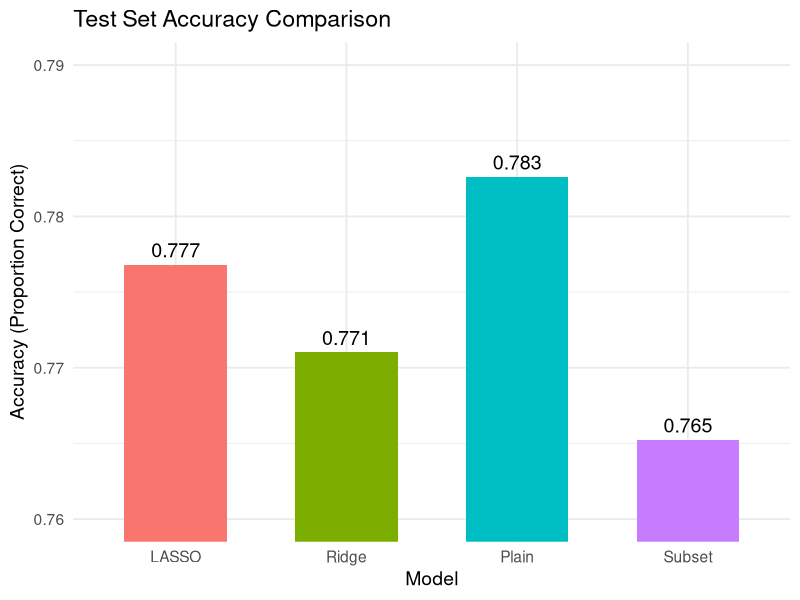
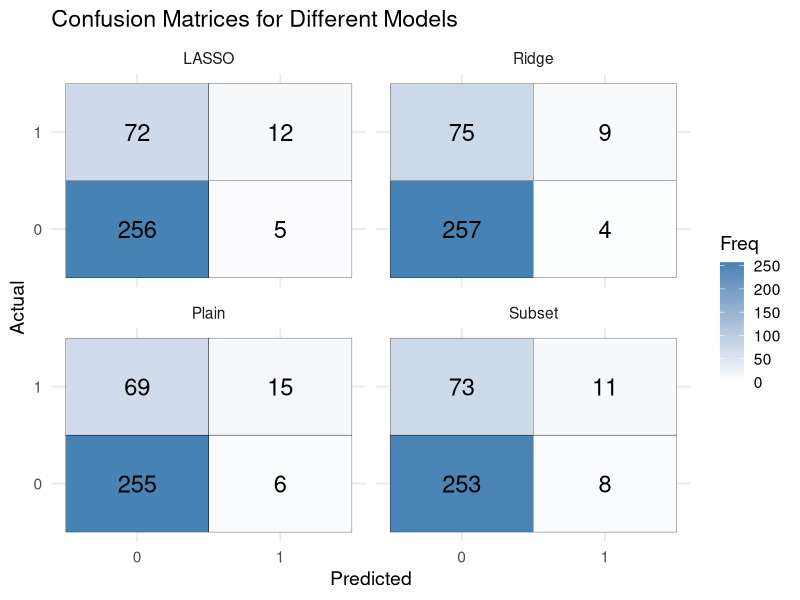

Generate these figures, in order, with R:
## ---- chunk 1
knitr::opts_chunk$set(echo = TRUE)
## ---- chunk 2
# Load required libraries
library(glmnet)
library(leaps)
library(ggplot2)
library(caret)

# Load dataset
data = read.csv("framingham.csv")

# Show first 5 entries of dataset
head(data, 5)
## ---- chunk 3
# Replace data entries with value -9 with NA
data[data == -9] = NA

# Assign cleaned dataframe to data_clean
data_clean = na.omit(data)

# Check if the cleaned dataframe has any NA values
anyNA(data_clean)

# Calculate and print number of rows removed during cleaning
n_removed = nrow(data) - nrow(data_clean)
cat("Number of rows removed due to missing values:", n_removed, "\n")

# Show first 5 entries of cleaned dataframe
head(data_clean, 5)
## ---- chunk 4
# Set seed for reproducibility
set.seed(22)

# Get number of rows in cleaned dataframe
n = nrow(data_clean)

# Randomly sample 80% of the row indices for the training dataset
train_indices = sample(seq_len(n), size = 0.8 * n)

# Use the 80% randomly selected indices to form the training dataset
train = data_clean[train_indices, ]

# Use the remaining 20% indices to form the testing dataset
test = data_clean[-train_indices, ]
## ---- chunk 5
fit_logistic_l1_cv = function(data, outcome, covariates, nfolds=5) {
  set.seed(44) # ensures reproducibility of CV folds
  
  # Prepare response and predictor data
  y = data[[outcome]]
  X = data[, covariates]
  
  # Turn selected data into matrices
  X_mat = as.matrix(X)
  y_vec = as.numeric(as.character(y))
  
  # Perform cross-validated LASSO logistic regression
  cv_fit = cv.glmnet(
    X_mat, y_vec,
    family = "binomial",
    alpha = 1,              # L1 penalty
    nfolds = nfolds,
    type.measure = "class"  # min misclassification error
  )
  
  cat("Best lambda chosen by CV (min misclassification error):",
      cv_fit$lambda.min, "\n")
 
  # Fit final model using optimal lambda
  final_model = glmnet(X_mat, y_vec, family = "binomial", alpha = 1,
                        lambda = cv_fit$lambda.min)
  
  # Print selected coefficients
  cat("\nSelected coefficients at optimal lambda:\n")
  print(coef(final_model))
  
  return(final_model)
}

# Use function for our goal
outcome = "death"
covariates = names(data_clean)[!(names(data_clean) %in% outcome)]

# Apply optimal model for predictions
result_l1 = fit_logistic_l1_cv(train, outcome, covariates, nfolds=5)
## ---- chunk 6
fit_logistic_l2_cv = function(data, outcome, covariates, nfolds=5) {
  set.seed(44) # ensures reproducibility of CV folds
  
  # Prepare response and predictor data
  y = data[[outcome]]
  X = data[, covariates]
  
  # Turn selected data into matrices
  X_mat = as.matrix(X)
  y_vec = as.numeric(as.character(y))
  
  # Perform cross-validated LASSO logistic regression
  cv_fit = cv.glmnet(
    X_mat, y_vec,
    family = "binomial",
    alpha = 0,              # L2 penalty
    nfolds = nfolds,
    type.measure = "class"  # min misclassification error
  )
  
  cat("Best lambda chosen by CV (min misclassification error):",
      cv_fit$lambda.min, "\n")
 
  # Fit final model using optimal lambda
  final_model = glmnet(X_mat, y_vec, family = "binomial", alpha = 0,
                        lambda = cv_fit$lambda.min)
  
  # Print selected coefficients
  cat("\nSelected coefficients at optimal lambda:\n")
  print(coef(final_model))
  
  return(final_model)
}

# Use function for our goal
outcome = "death"
covariates = names(data_clean)[!(names(data_clean) %in% outcome)]

# Apply optimal model for predictions
result_l2 = fit_logistic_l2_cv(train, outcome, covariates, nfolds=5)
## ---- chunk 7
# Fit plain logistic regression model to the training dataset
plain_logit <- glm(death ~ ., data = train, family = "binomial")

# Print model summary for coefficient estimates and significance
summary(plain_logit)
## ---- chunk 8
# Do forward stepwise variable selection on training data (linear regression)
regfit.fwd = regsubsets(death ~ ., data = train, nvmax = ncol(train) - 1,
                        method = "forward")
reg_summary = summary(regfit.fwd)

# Select model with lowest BIC score
best_size = which.min(reg_summary$bic)
cat("Best model size according to BIC:", best_size, "\n\n")

# Extract names of selected predictors
best_vars <- names(coef(regfit.fwd, best_size))[-1]  # remove intercept
cat("Selected predictors:", best_vars, "\n\n")

# Build logistic regression using the selected predictors
subset_formula <- as.formula(paste("death ~", paste(best_vars, collapse = " + ")))
subset_logit <- glm(subset_formula, data = train, family = "binomial")

summary(subset_logit)
## ---- chunk 9
# Predict test data using optimized LASSO logistic regression
lasso_prob = as.vector(predict(result_l1, 
                               newx = as.matrix(test[, covariates]), 
                               type = "response"))
lasso_class = ifelse(lasso_prob > 0.5, 1, 0)
lasso_accuracy <- mean(lasso_class == test$death)

# Predict test data using optimized Ridge logistic regression
ridge_prob = as.vector(predict(result_l2, 
                               newx = as.matrix(test[, covariates]), 
                               type = "response"))
ridge_class = ifelse(ridge_prob > 0.5, 1, 0)
ridge_accuracy <- mean(ridge_class == test$death)

# Predict test data using plain logistic regression
logit_prob <- predict(plain_logit, newdata = test, type = "response")
logit_class <- ifelse(logit_prob > 0.5, 1, 0)
logit_accuracy <- mean(logit_class == test$death)

# Predict test data using best subset logistic regression
subset_prob <- predict(subset_logit, newdata = test, type = "response")
subset_class <- ifelse(subset_prob > 0.5, 1, 0)
subset_accuracy <- mean(subset_class == test$death)

# Combine results into a data frame
models = c("LASSO", "Ridge", "Plain", "Subset")
results = data.frame(
  Model = models,
  Accuracy = c(lasso_accuracy, ridge_accuracy, logit_accuracy, subset_accuracy)
)
results
## ---- chunk 10
# Create custom ordering for bars based on work above
results$Model <- factor(results$Model, levels = c("LASSO", "Ridge", "Plain", "Subset"))

# Create bar graph with different colors and numerical values for each
# model's testing accuracy
ggplot(results, aes(x = Model, y = Accuracy, fill = Model)) +
  geom_bar(stat = "identity", width = 0.6) +
  geom_text(aes(label = round(Accuracy, 3)), vjust = -0.5, size = 5) +
  coord_cartesian(ylim = c(0.76, 0.79)) +  # Zoom without removing bars
  labs(
    title = "Test Set Accuracy Comparison",
    y = "Accuracy (Proportion Correct)",
    x = "Model"
  ) +
  theme_minimal(base_size = 14) +
  theme(legend.position = "none")
## ---- chunk 11
# Compute confusion matrices
cm_lasso <- confusionMatrix(factor(lasso_class), factor(test$death))$table
cm_ridge <- confusionMatrix(factor(ridge_class), factor(test$death))$table
cm_logit <- confusionMatrix(factor(logit_class), factor(test$death))$table
cm_subset <- confusionMatrix(factor(subset_class), factor(test$death))$table

# Convert tables to data.frames for nicer plotting
cm_to_df <- function(cm, model_name) {
  df <- as.data.frame(cm)
  colnames(df) <- c("Predicted", "Actual", "Freq")
  df$Model <- model_name
  df
}

cm_lasso_df <- cm_to_df(cm_lasso, "LASSO")
cm_ridge_df <- cm_to_df(cm_ridge, "Ridge")
cm_logit_df <- cm_to_df(cm_logit, "Plain")
cm_subset_df <- cm_to_df(cm_subset, "Subset")

# Combine all into one data frame
cm_all <- rbind(cm_lasso_df, cm_ridge_df, cm_logit_df, cm_subset_df)
cm_all$Model <- factor(cm_all$Model, levels = c("LASSO", "Ridge", "Plain", "Subset"))

# Plot confusion matrices as separate facets
ggplot(cm_all, aes(x = Predicted, y = Actual, fill = Freq)) +
  geom_tile(color = "black") +
  geom_text(aes(label = Freq), size = 6) +
  scale_fill_gradient(low="white", high="steelblue", limits=c(0,max(cm_all$Freq))) +
  facet_wrap(~Model) +
  labs(title = "Confusion Matrices for Different Models") +
  theme_minimal(base_size = 14)
